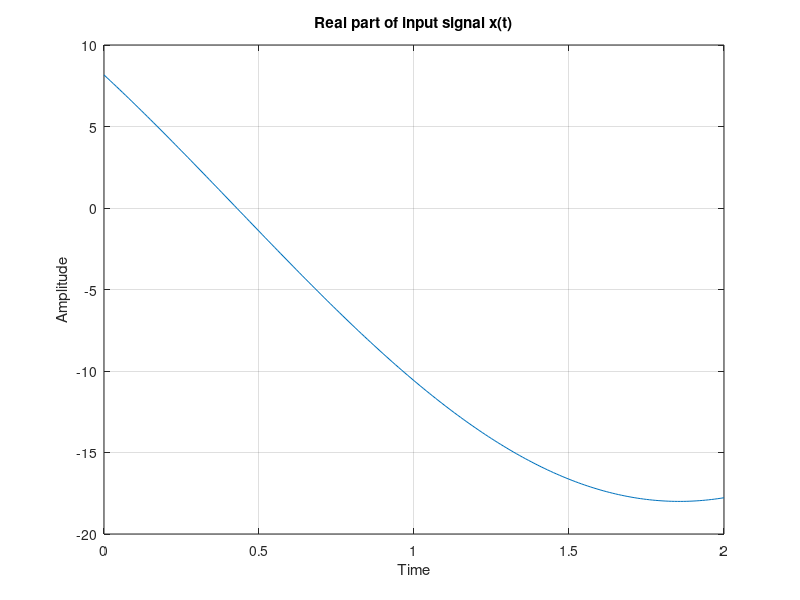
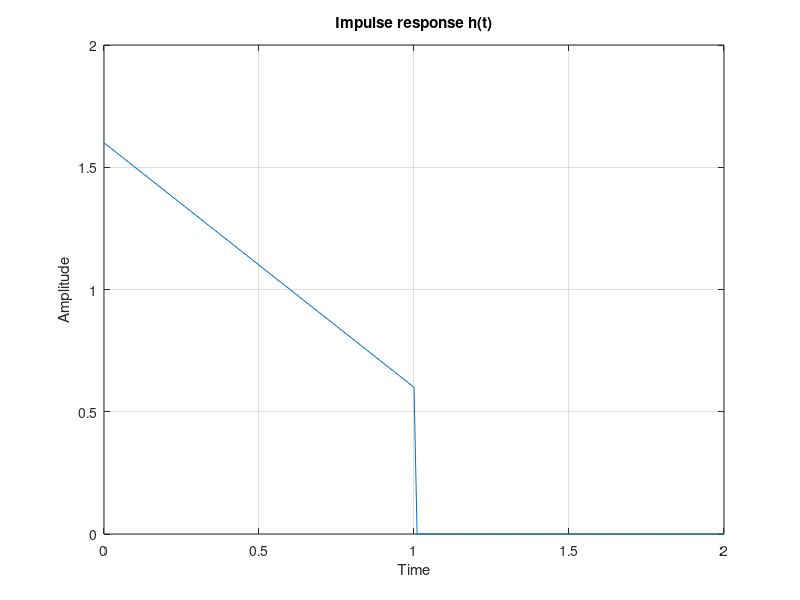
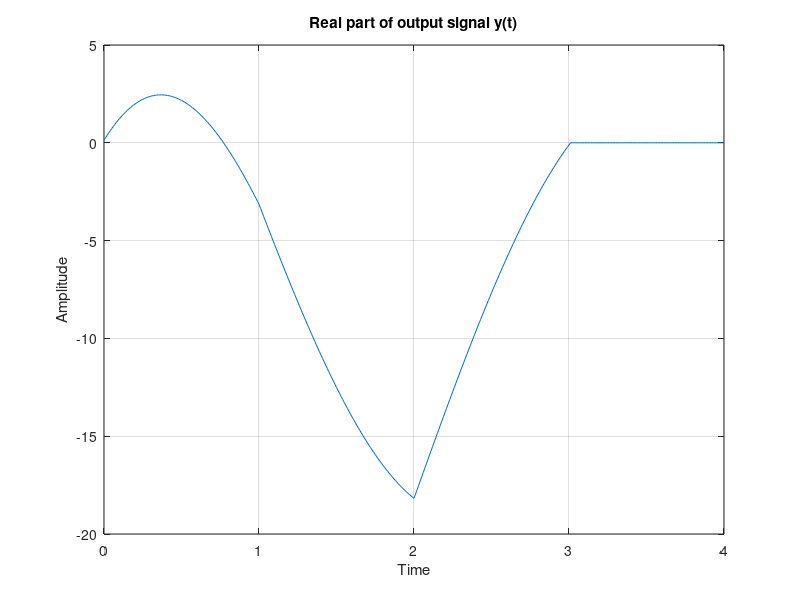
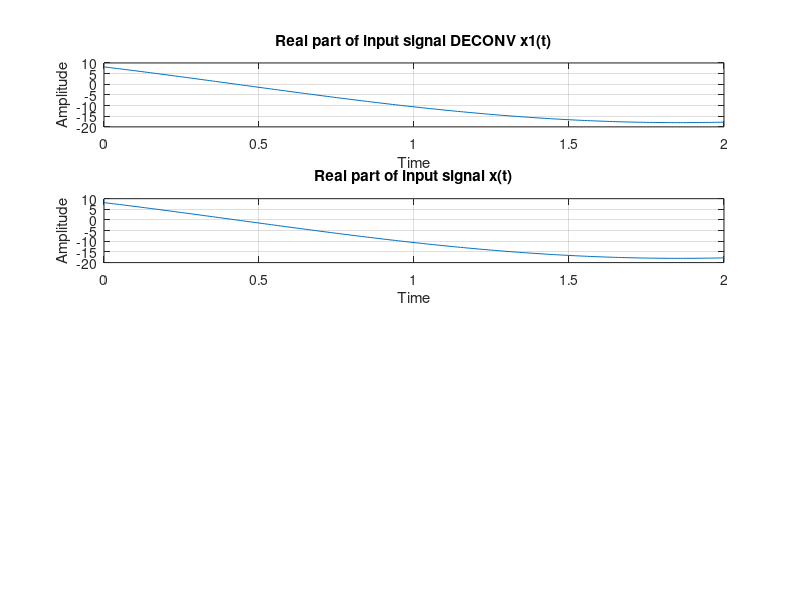

These charts were generated, in order, by the following MATLAB code:
A = 18;
a= 1.6;
theta = 1.1;
omega0 = 1.1;
step=0.01;
t =0:step:2;
x = A * exp(1i * (omega0 * t + theta));
t1=0:step:1;
t2=1+step:step:2;
h1=a-t1;
h2=zeros(size(t2));
h=[h1 h2];
plot(t, real(x)); grid 
title('Real part of input signal x(t)');
xlabel('Time');
ylabel('Amplitude');
figure(2)
plot(t, h);grid
title('Impulse response h(t)');
xlabel('Time');
ylabel('Amplitude');
figure(3)
y = conv(x, h)*step; 
t_y = 0:step:4;
plot(t_y, real(y));grid
title('Real part of output signal y(t)');
xlabel('Time');
ylabel('Amplitude');
figure(4)
subplot(4,1,1);
x1 = deconv(y, h)/step;
plot(t,x1);grid
title('Real part of input signal DECONV x1(t)');
xlabel('Time');
ylabel('Amplitude');
subplot(4,1,2);
plot(t, real(x)); grid 
title('Real part of input signal x(t)');
xlabel('Time');
ylabel('Amplitude');
figure(5)
subplot(5,1,1);
hc = deconv(y, x)/step;
plot(t,hc);grid
title('Real part of input signal DECONV h(t)');
xlabel('Time');
ylabel('Amplitude');
subplot(5,1,2);
plot(t, real(h)); grid 
title('Real part of input signal h(t)');
xlabel('Time');
ylabel('Amplitude');
